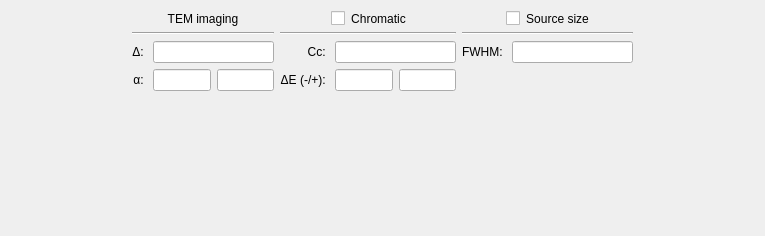
<?xml version="1.0" encoding="UTF-8"?>
<ui version="4.0">
 <class>IncoherenceFrame</class>
 <widget class="QWidget" name="IncoherenceFrame">
  <property name="geometry">
   <rect>
    <x>0</x>
    <y>0</y>
    <width>765</width>
    <height>236</height>
   </rect>
  </property>
  <property name="sizePolicy">
   <sizepolicy hsizetype="Preferred" vsizetype="Preferred">
    <horstretch>0</horstretch>
    <verstretch>0</verstretch>
   </sizepolicy>
  </property>
  <property name="minimumSize">
   <size>
    <width>0</width>
    <height>0</height>
   </size>
  </property>
  <property name="windowTitle">
   <string>Form</string>
  </property>
  <layout class="QGridLayout" name="gridLayout" columnstretch="0,0,0,0,0,0,0,0">
   <item row="2" column="1">
    <widget class="QLabel" name="label_8">
     <property name="sizePolicy">
      <sizepolicy hsizetype="Preferred" vsizetype="Preferred">
       <horstretch>0</horstretch>
       <verstretch>0</verstretch>
      </sizepolicy>
     </property>
     <property name="layoutDirection">
      <enum>Qt::LeftToRight</enum>
     </property>
     <property name="text">
      <string>Δ: </string>
     </property>
     <property name="alignment">
      <set>Qt::AlignRight|Qt::AlignTrailing|Qt::AlignVCenter</set>
     </property>
    </widget>
   </item>
   <item row="2" column="3">
    <widget class="QLabel" name="label_7">
     <property name="sizePolicy">
      <sizepolicy hsizetype="Preferred" vsizetype="Preferred">
       <horstretch>0</horstretch>
       <verstretch>0</verstretch>
      </sizepolicy>
     </property>
     <property name="text">
      <string>Cc: </string>
     </property>
     <property name="alignment">
      <set>Qt::AlignRight|Qt::AlignTrailing|Qt::AlignVCenter</set>
     </property>
    </widget>
   </item>
   <item row="2" column="5">
    <widget class="QLabel" name="label_13">
     <property name="sizePolicy">
      <sizepolicy hsizetype="Preferred" vsizetype="Preferred">
       <horstretch>0</horstretch>
       <verstretch>0</verstretch>
      </sizepolicy>
     </property>
     <property name="text">
      <string>FWHM: </string>
     </property>
     <property name="alignment">
      <set>Qt::AlignRight|Qt::AlignTrailing|Qt::AlignVCenter</set>
     </property>
    </widget>
   </item>
   <item row="0" column="1" colspan="2">
    <widget class="QLabel" name="label_11">
     <property name="sizePolicy">
      <sizepolicy hsizetype="Preferred" vsizetype="Preferred">
       <horstretch>0</horstretch>
       <verstretch>0</verstretch>
      </sizepolicy>
     </property>
     <property name="baseSize">
      <size>
       <width>2</width>
       <height>0</height>
      </size>
     </property>
     <property name="text">
      <string>TEM imaging</string>
     </property>
     <property name="alignment">
      <set>Qt::AlignCenter</set>
     </property>
    </widget>
   </item>
   <item row="0" column="0">
    <spacer name="horizontalSpacer_2">
     <property name="orientation">
      <enum>Qt::Horizontal</enum>
     </property>
     <property name="sizeHint" stdset="0">
      <size>
       <width>0</width>
       <height>0</height>
      </size>
     </property>
    </spacer>
   </item>
   <item row="3" column="1">
    <widget class="QLabel" name="label_5">
     <property name="sizePolicy">
      <sizepolicy hsizetype="Preferred" vsizetype="Preferred">
       <horstretch>0</horstretch>
       <verstretch>0</verstretch>
      </sizepolicy>
     </property>
     <property name="layoutDirection">
      <enum>Qt::LeftToRight</enum>
     </property>
     <property name="text">
      <string>α: </string>
     </property>
     <property name="alignment">
      <set>Qt::AlignRight|Qt::AlignTrailing|Qt::AlignVCenter</set>
     </property>
    </widget>
   </item>
   <item row="4" column="4">
    <spacer name="verticalSpacer">
     <property name="orientation">
      <enum>Qt::Vertical</enum>
     </property>
     <property name="sizeHint" stdset="0">
      <size>
       <width>0</width>
       <height>0</height>
      </size>
     </property>
    </spacer>
   </item>
   <item row="2" column="6">
    <widget class="EditUnitsBox" name="edtAperture_2">
     <property name="sizePolicy">
      <sizepolicy hsizetype="MinimumExpanding" vsizetype="Fixed">
       <horstretch>0</horstretch>
       <verstretch>0</verstretch>
      </sizepolicy>
     </property>
     <property name="minimumSize">
      <size>
       <width>0</width>
       <height>0</height>
      </size>
     </property>
     <property name="text">
      <string/>
     </property>
    </widget>
   </item>
   <item row="1" column="5" colspan="2">
    <widget class="Line" name="line_3">
     <property name="orientation">
      <enum>Qt::Horizontal</enum>
     </property>
    </widget>
   </item>
   <item row="1" column="1" colspan="2">
    <widget class="Line" name="line_2">
     <property name="orientation">
      <enum>Qt::Horizontal</enum>
     </property>
    </widget>
   </item>
   <item row="3" column="2">
    <layout class="QHBoxLayout" name="horizontalLayout_3">
     <item>
      <widget class="EditUnitsBox" name="edtBeamTilt">
       <property name="sizePolicy">
        <sizepolicy hsizetype="Ignored" vsizetype="Fixed">
         <horstretch>0</horstretch>
         <verstretch>0</verstretch>
        </sizepolicy>
       </property>
       <property name="text">
        <string/>
       </property>
      </widget>
     </item>
     <item>
      <widget class="EditUnitsBox" name="edtBeamAzimuth">
       <property name="sizePolicy">
        <sizepolicy hsizetype="Ignored" vsizetype="Fixed">
         <horstretch>0</horstretch>
         <verstretch>0</verstretch>
        </sizepolicy>
       </property>
       <property name="text">
        <string/>
       </property>
      </widget>
     </item>
    </layout>
   </item>
   <item row="1" column="3" colspan="2">
    <widget class="Line" name="line">
     <property name="orientation">
      <enum>Qt::Horizontal</enum>
     </property>
    </widget>
   </item>
   <item row="3" column="3">
    <widget class="QLabel" name="label_9">
     <property name="sizePolicy">
      <sizepolicy hsizetype="Preferred" vsizetype="Preferred">
       <horstretch>0</horstretch>
       <verstretch>0</verstretch>
      </sizepolicy>
     </property>
     <property name="text">
      <string>ΔE (-/+): </string>
     </property>
     <property name="alignment">
      <set>Qt::AlignRight|Qt::AlignTrailing|Qt::AlignVCenter</set>
     </property>
    </widget>
   </item>
   <item row="2" column="4">
    <widget class="EditUnitsBox" name="edtAperture">
     <property name="sizePolicy">
      <sizepolicy hsizetype="MinimumExpanding" vsizetype="Fixed">
       <horstretch>0</horstretch>
       <verstretch>0</verstretch>
      </sizepolicy>
     </property>
     <property name="minimumSize">
      <size>
       <width>0</width>
       <height>0</height>
      </size>
     </property>
     <property name="text">
      <string/>
     </property>
    </widget>
   </item>
   <item row="0" column="7">
    <spacer name="horizontalSpacer">
     <property name="orientation">
      <enum>Qt::Horizontal</enum>
     </property>
     <property name="sizeHint" stdset="0">
      <size>
       <width>0</width>
       <height>0</height>
      </size>
     </property>
    </spacer>
   </item>
   <item row="2" column="2">
    <widget class="EditUnitsBox" name="edtVoltage">
     <property name="sizePolicy">
      <sizepolicy hsizetype="MinimumExpanding" vsizetype="Fixed">
       <horstretch>0</horstretch>
       <verstretch>0</verstretch>
      </sizepolicy>
     </property>
     <property name="text">
      <string/>
     </property>
    </widget>
   </item>
   <item row="0" column="3" colspan="2">
    <layout class="QHBoxLayout" name="horizontalLayout">
     <item>
      <spacer name="horizontalSpacer_3">
       <property name="orientation">
        <enum>Qt::Horizontal</enum>
       </property>
       <property name="sizeHint" stdset="0">
        <size>
         <width>0</width>
         <height>0</height>
        </size>
       </property>
      </spacer>
     </item>
     <item>
      <widget class="QCheckBox" name="checkBox">
       <property name="text">
        <string/>
       </property>
      </widget>
     </item>
     <item>
      <widget class="QLabel" name="label_10">
       <property name="sizePolicy">
        <sizepolicy hsizetype="Preferred" vsizetype="Preferred">
         <horstretch>0</horstretch>
         <verstretch>0</verstretch>
        </sizepolicy>
       </property>
       <property name="baseSize">
        <size>
         <width>2</width>
         <height>0</height>
        </size>
       </property>
       <property name="text">
        <string>Chromatic</string>
       </property>
       <property name="alignment">
        <set>Qt::AlignCenter</set>
       </property>
      </widget>
     </item>
     <item>
      <spacer name="horizontalSpacer_4">
       <property name="orientation">
        <enum>Qt::Horizontal</enum>
       </property>
       <property name="sizeHint" stdset="0">
        <size>
         <width>0</width>
         <height>0</height>
        </size>
       </property>
      </spacer>
     </item>
    </layout>
   </item>
   <item row="0" column="5" colspan="2">
    <layout class="QHBoxLayout" name="horizontalLayout_2">
     <item>
      <spacer name="horizontalSpacer_5">
       <property name="orientation">
        <enum>Qt::Horizontal</enum>
       </property>
       <property name="sizeHint" stdset="0">
        <size>
         <width>0</width>
         <height>0</height>
        </size>
       </property>
      </spacer>
     </item>
     <item>
      <widget class="QCheckBox" name="checkBox_2">
       <property name="text">
        <string/>
       </property>
      </widget>
     </item>
     <item>
      <widget class="QLabel" name="label_12">
       <property name="sizePolicy">
        <sizepolicy hsizetype="Preferred" vsizetype="Preferred">
         <horstretch>0</horstretch>
         <verstretch>0</verstretch>
        </sizepolicy>
       </property>
       <property name="baseSize">
        <size>
         <width>2</width>
         <height>0</height>
        </size>
       </property>
       <property name="text">
        <string>Source size</string>
       </property>
       <property name="alignment">
        <set>Qt::AlignCenter</set>
       </property>
      </widget>
     </item>
     <item>
      <spacer name="horizontalSpacer_6">
       <property name="orientation">
        <enum>Qt::Horizontal</enum>
       </property>
       <property name="sizeHint" stdset="0">
        <size>
         <width>0</width>
         <height>0</height>
        </size>
       </property>
      </spacer>
     </item>
    </layout>
   </item>
   <item row="3" column="4">
    <layout class="QHBoxLayout" name="horizontalLayout_4">
     <item>
      <widget class="EditUnitsBox" name="edtBeamTilt_2">
       <property name="sizePolicy">
        <sizepolicy hsizetype="Ignored" vsizetype="Fixed">
         <horstretch>0</horstretch>
         <verstretch>0</verstretch>
        </sizepolicy>
       </property>
       <property name="text">
        <string/>
       </property>
      </widget>
     </item>
     <item>
      <widget class="EditUnitsBox" name="edtBeamAzimuth_2">
       <property name="sizePolicy">
        <sizepolicy hsizetype="Ignored" vsizetype="Fixed">
         <horstretch>0</horstretch>
         <verstretch>0</verstretch>
        </sizepolicy>
       </property>
       <property name="text">
        <string/>
       </property>
      </widget>
     </item>
    </layout>
   </item>
  </layout>
 </widget>
 <customwidgets>
  <customwidget>
   <class>EditUnitsBox</class>
   <extends>QLineEdit</extends>
   <header>controls/editunitsbox.h</header>
  </customwidget>
 </customwidgets>
 <tabstops>
  <tabstop>edtBeamTilt</tabstop>
  <tabstop>edtBeamAzimuth</tabstop>
 </tabstops>
 <resources/>
 <connections/>
</ui>
